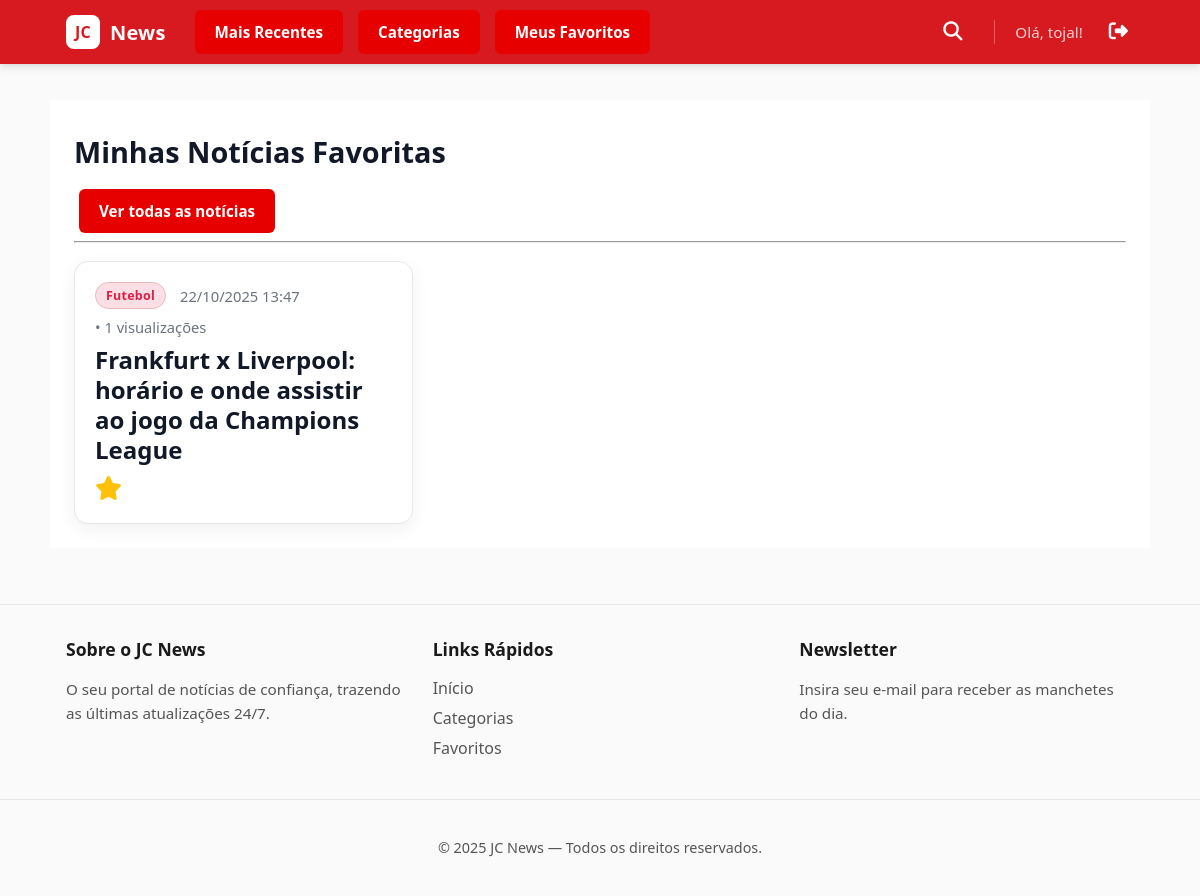
The app's page /meus-favoritos/ (signed in), older data.
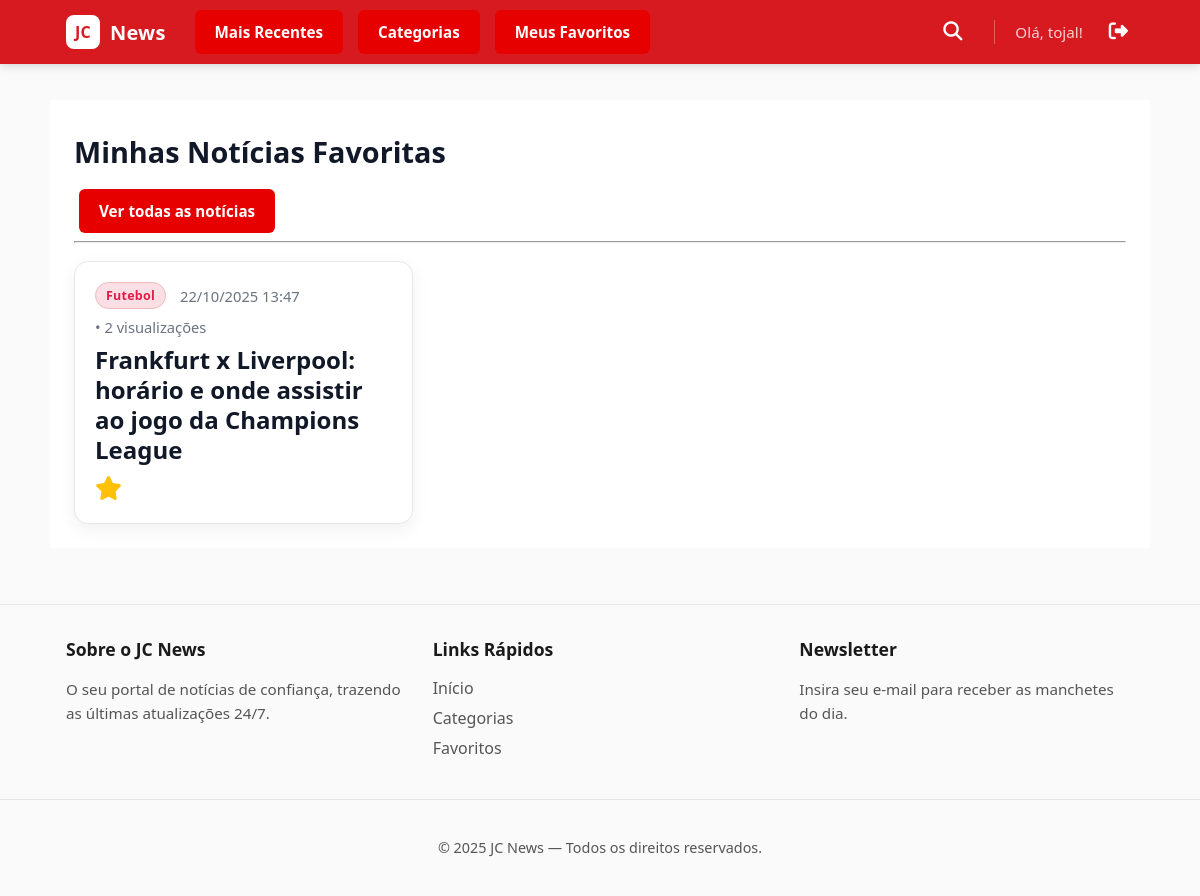
The same page, newer data.
### app1/models.py (models this page shows, shortened)
class Noticia(models.Model):
    titulo = models.CharField(max_length=255)
    conteudo = models.TextField()
    data_publicacao = models.DateTimeField(auto_now_add=True)
    categoria = models.ForeignKey(
        Categoria, on_delete=models.SET_NULL, null=True, blank=True, related_name='noticias'
    )
    visualizacoes = models.PositiveIntegerField(default=0)
    favoritos = models.ManyToManyField(
        User,
        related_name='noticias_favoritas',
        blank=True
    )
    usuarios_que_visitaram = models.ManyToManyField(
        User,
        related_name='noticias_visualizadas',
        blank=True
    )

class Categoria(models.Model):
    nome = models.CharField(max_length=100, unique=True)

### app1/views.py (the view)
# urls.py: path("meus-favoritos/", FavoritosListView.as_view(), name="meus_favoritos"),
class FavoritosListView(ListView):
    model = Noticia
    template_name = 'app1/meus_favoritos.html'
    context_object_name = 'noticias'
    def get_queryset(self):
        if self.request.user.is_authenticated:
            return self.request.user.noticias_favoritas.all().order_by('-data_publicacao')
        return Noticia.objects.none()

### app1/templates/app1/meus_favoritos.html (shortened to what this page needs)
{% extends 'app1/base.html' %}
{% load static %} {% block title %}Meus Favoritos · News Site{% endblock %}
{% block content %}
<link rel="stylesheet" href="{% static 'app1/css/news.css' %}">
<section class="container">
  <h1>Minhas Notícias Favoritas</h1>
  <a class = "nav-btn"href="{% url 'app1:home' %}">Ver todas as notícias</a>
  <hr>
  <section class="grid-noticias" aria-label="Minhas notícias favoritas">
    {% for noticia in noticias %}
      <article class="noticia" id="noticia-{{ noticia.id }}">
        <header class="noticia__cabecalho">
          {% if noticia.categoria %}
            <span class="noticia__categoria">{{ noticia.categoria.nome }}</span>
          {% endif %}
          <time datetime="{{ noticia.data_publicacao|date:'c' }}">
            {{ noticia.data_publicacao|date:"d/m/Y H:i" }}
          </time>
          <span>• {{ noticia.visualizacoes }} visualizações</span>
        </header>
        <h3 class="noticia__titulo">
          <a href="{% url 'app1:detalhe_noticia' noticia.pk %}">{{ noticia.titulo }}</a>
        </h3>
        <div class="noticia__acoes">
          <form action="{% url 'app1:favoritar_noticia_view' noticia.pk %}" method="POST">
            <button type="submit" class="btn-favorito favoritado" aria-label="Remover dos Favoritos">
              <i class="fa-solid fa-star"></i>
            </button>
          </form>
        </div>
      </article>
    {% empty %}
      <p>Você ainda não favoritou nenhuma notícia.</p>
    {% endfor %}
  </section>
</section>
{% endblock %}

Row changes from the older to the newer data that the page shows:
changed Noticia "Frankfurt x Liverpool: horário e onde assistir ao jogo da Champions League": visualizacoes "1" → "2"
